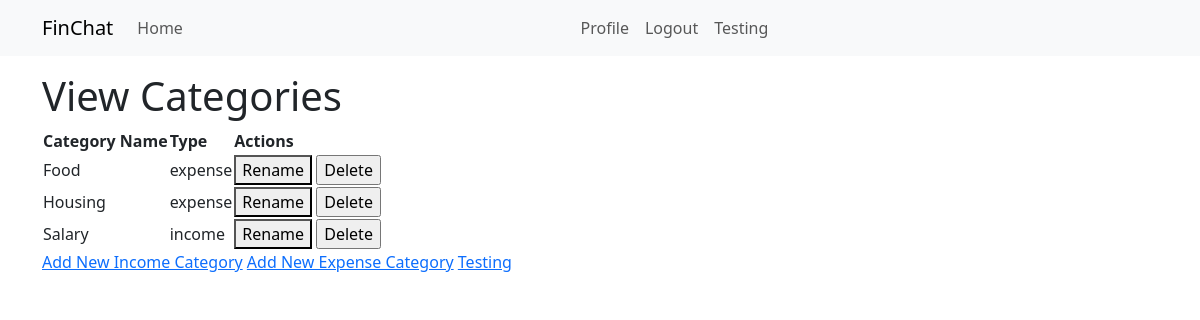
Page /view-categories (signed in) on the committed database.
### app/models.py (models this page shows, shortened)
class Category(db.Model):
    id: so.Mapped[int] = so.mapped_column(primary_key=True)
    name: so.Mapped[str] = so.mapped_column( sa.String(50), index=True, unique=False)
    user_id: so.Mapped[int] = so.mapped_column( sa.ForeignKey(User.id), index=True)
    transaction_type: so.Mapped[str] = so.mapped_column(
        sa.String(50),
        index=True,
        unique=False,
        server_default='select'  # set default value to 'income'
    )
    deleted: so.Mapped[bool] = so.mapped_column(default=False,unique=False)  # Add a deleted column
    creator: so.Mapped[User] = so.relationship(back_populates='categories')
    transactions: so.WriteOnlyMapped['Transaction'] = so.relationship(back_populates='section')
    budgets: so.WriteOnlyMapped['Budget'] = so.relationship(back_populates='section')

### app/routes.py (the view, shortened to what this page needs)
@app.route('/view-categories', methods=['GET', 'POST'])
@login_required
def view_categories():
    add_category_form = CategoryForm()
    rename_category_form = RenameCategoryForm()
    delete_category_form = DeleteCategoryForm()
    categories = Category.query.filter_by(user_id=current_user.id, deleted=False).filter(Category.transaction_type != 'loan').all()
    return render_template('view_categories.html', title='View Categories',
                           categories=categories,
                           rename_category_form=rename_category_form,
                           delete_category_form=delete_category_form)

### app/forms.py
class CategoryForm(FlaskForm):
    name = StringField('Category Name', validators=[DataRequired()])
    submit = SubmitField('Add Category')

class RenameCategoryForm(FlaskForm):
    category_id = IntegerField('Category ID', validators=[DataRequired()])
    new_name = StringField('New Category Name', validators=[DataRequired()])
    submit = SubmitField('Rename Category')

### app/models.py (called while the page is built)
@login.user_loader
def load_user(id):
    return db.session.get(User, int(id))

### app/templates/view_categories.html (shortened to what this page needs)
{% extends "base.html" %}
{% block content %}
<h1>View Categories</h1>
<table>
    <thead>
        <tr>
            <th>Category Name</th>
            <th>Type</th>
            <th>Actions</th>
        </tr>
    </thead>
    <tbody>
        {% for category in categories %}
            <tr>
                <td>{{ category.name }}</td>
                <td>{{ category.transaction_type }}</td>
                <td>
                    <button onclick="showRenameForm('{{ category.id }}')">Rename</button>
                    <form method="POST" action="{{ url_for('delete_category') }}" style="display:inline;">
                        <input type="submit" value="Delete" onclick="return confirm('Are you sure you want to delete this category?');">
                    </form>
                </td>
            </tr>
        {% endfor %}
    </tbody>
</table>
<a href="{{ url_for('add_income_category') }}">Add New Income Category</a>
<a href="{{ url_for('add_expense_category') }}">Add New Expense Category</a>
<a href="{{ url_for('testing') }}">Testing</a>
{% endblock %}

### rows in the picture
Category: name "Food", transaction_type "expense"
Category: name "Housing", transaction_type "expense"
Category: name "Salary", transaction_type "income"
